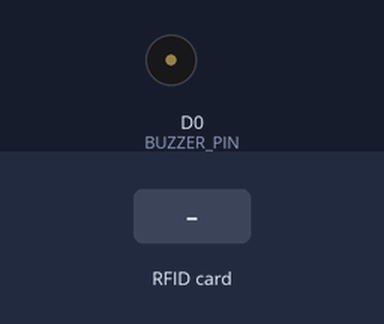
Recording of a sketch running on a simulated ESP8266 (NodeMCU). Shown: buzzer (waves = sounding, pin HIGH). Inputs (shaded band) come from the test bench. WiFi joins after 1.5 s; servers stay silent unless stated; uploads are accepted with an empty reply; what the sketch prints to the serial monitor is not drawn.

Above: at 3.7 s.
3.8 s: RFID card 5E 7A 19 C4 held to the reader
At 4.2 s:
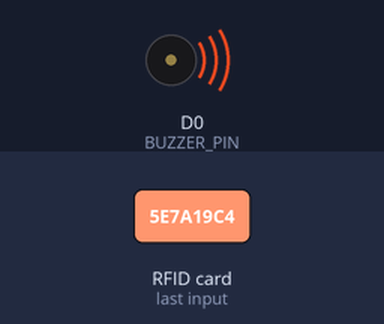
Timing chart, 0 to 6.8 s (numbered marks = the images above; inputs shaded):
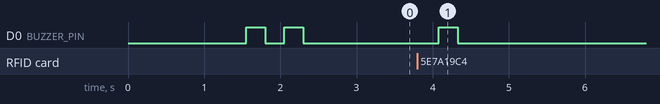

The sketch:

KartliGirisCikis.ino
```cpp
#include <ESP8266WiFi.h>
#include <WiFiClientSecure.h>
#include <WiFiClient.h>
#include <SPI.h>
#include <MFRC522.h>
#define BUZZER_PIN D0
#define RST_PIN D4
#define SS_PIN D8
MFRC522 mfrc522(SS_PIN, RST_PIN);
MFRC522::MIFARE_Key key;

// Init array that will store new NUID
byte nuidPICC[4];
String HexId = "";
String DecId = "";

String EnterType = "20";  // Giris: 10 - Çıkış: 20
const char* ssid = "wifiName";
const char* password = "pass*";
const char* host = "***.com";
const int httpsPort = 443;

WiFiClient wClient;

void postData(String value) {
  WiFiClientSecure http;
  http.setInsecure();
  Serial.println("PostData: " + value);

  if (!http.connect(host, httpsPort)) {
    Serial.println("Connection failed");
    soundAlert(100, 5);
    return;
  }

  String url = "/api/Guest/SaveEnterLog/" + EnterType + "/" + value;

  http.print(String("GET ") + url + " HTTP/1.1\r\n" + "Host: " + host + "\r\n" + "Connection: close\r\n\r\n");

  Serial.println("Veri gönderiliyor...");
  while (http.connected()) {
    String line = http.readStringUntil('\n');
    if (line == "\r") {
      Serial.println("Veri gönderildi.");
      break;
    }
  }
  soundAlert(250, 1);

  String payload = http.readStringUntil('\n');
  http.stop();
}

void setup() {
  pinMode(BUZZER_PIN, OUTPUT);
  Serial.begin(115200);
  SPI.begin();  //mfrc522 OKUCU Başlatıcı
  mfrc522.PCD_Init();

  for (byte i = 0; i < 6; i++) {
    key.keyByte[i] = 0xFF;
  }

  Serial.print(F("Using the following key:"));
  printHex(key.keyByte, MFRC522::MF_KEY_SIZE);

  WiFi.begin(ssid, password);
  Serial.println("");
  Serial.print("Baglaniyor");
  while (WiFi.status() != WL_CONNECTED) {
    Serial.print(".");
    delay(250);
  }
  soundAlert(250, 2);

  Serial.println("");
  Serial.print("Baglanti Saglandi : ");
  Serial.println(ssid);
  Serial.print("IP adres: ");
  Serial.println(WiFi.localIP());

  Serial.println("Karti Simdi Okutabilirsiniz !");
  Serial.println("");
}

void soundAlert(int saniye, int tekrar) {
  for (int i = 0; i < tekrar; i++) {
    digitalWrite(BUZZER_PIN, HIGH);
    delay(saniye);
    digitalWrite(BUZZER_PIN, LOW);
    delay(saniye);
  }
}

void loop() {

  String Id = "";
  // Reset the loop if no new card present on the sensor/reader. This saves the entire process when idle.
  if (!mfrc522.PICC_IsNewCardPresent())
    return;

  // Verify if the NUID has been readed
  if (!mfrc522.PICC_ReadCardSerial())
    return;

  printHex(mfrc522.uid.uidByte, mfrc522.uid.size);
  printDec(mfrc522.uid.uidByte, mfrc522.uid.size);
  Serial.println();
  postData(HexId);
  // Halt PICC
  mfrc522.PICC_HaltA();

  // Stop encryption on PCD
  mfrc522.PCD_StopCrypto1();

  delay(3000);
}
void printHex(byte* buffer, byte bufferSize) {
  HexId = "";
  for (byte i = 0; i < bufferSize; i++) {
    HexId += (buffer[i] < 0x10 ? "0" : "");
    HexId += String(buffer[i], HEX);
  }
}

/**
 * Helper routine to dump a byte array as dec values to Serial.
 */
void printDec(byte* buffer, byte bufferSize) {
  DecId = "";
  for (byte i = 0; i < bufferSize; i++) {
    DecId += (buffer[i] < 0x10 ? "0" : "");
    DecId += String(buffer[i], DEC);

  }
}
```

Measured:
- after the input at 3.8 s, D0 (BUZZER_PIN): LOW → HIGH after 0.28 s, → LOW 0.25 s later
